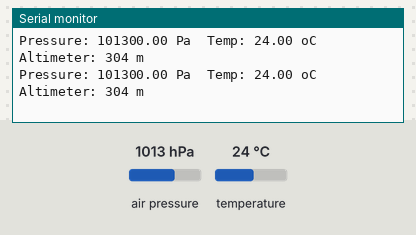
Bench run of a sketch on a simulated Arduino Uno, built with avr-gcc and run on an emulated ATmega328P. Parts: the last lines printed to the serial monitor. The test bench sets the inputs (shaded band); at power-on: air pressure 1013 hPa, temperature 24 °C.

Above: at 1.2 s.
1.3 s: air pressure set to 952 hPa
At 1.37 s:
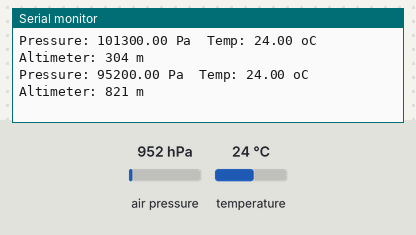
4.3 s: air pressure set to 1000 hPa
At 4.35 s:
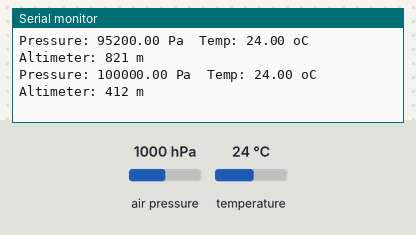
7.3 s: air pressure set to 975 hPa
At 7.32 s:
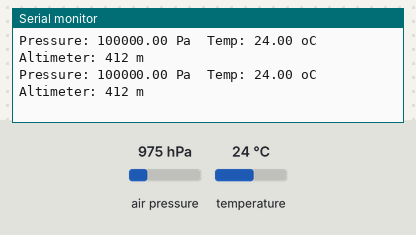
10.3 s: air pressure set to 1025 hPa
At 10.35 s:
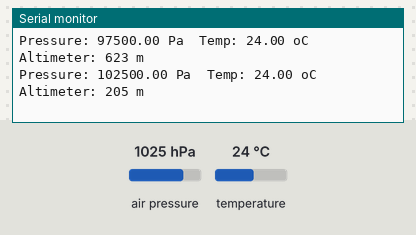
13.3 s: temperature set to 12 °C
At 13.32 s:
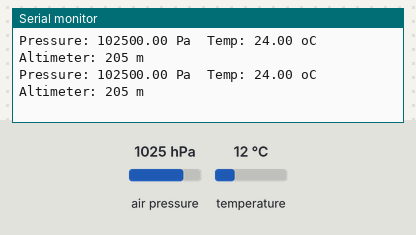
14.8 s: air pressure set to 1048 hPa
At 14.83 s:
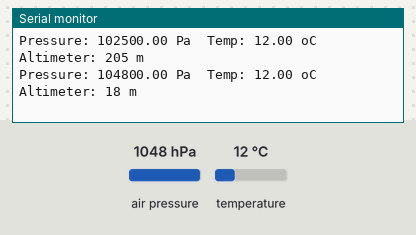
Timing chart, 0 to 17.8 s (numbered marks = the images above; inputs shaded):
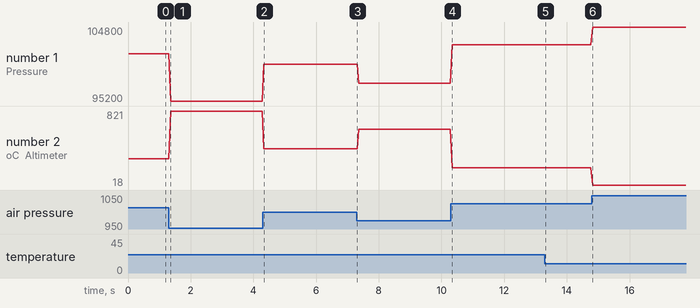

The sketch:

barometer-test.ino
```cpp
#include <Wire.h>
#include "SPI.h" //Why? Because library supports SPI and I2C connection
#include <Adafruit_Sensor.h>
#include "Adafruit_BMP280.h"

//Setup connection of the sensor
Adafruit_BMP280 bmp; // I2C
/*//For SPI connection!
#define BMP_SCK 13
#define BMP_MISO 12
#define BMP_MOSI 11
#define BMP_CS 10
//Adafruit_BMP280 bme(BMP_CS); // hardware SPI
//Adafruit_BMP280 bme(BMP_CS, BMP_MOSI, BMP_MISO,  BMP_SCK);
*/

//Variables
float pressure;    //To store the barometric pressure (Pa)
float temperature;  //To store the temperature (oC)
int altimeter;    //To store the altimeter (m) (you can also use it as a float variable)

void setup() {
  bmp.begin();    //Begin the sensor
    Serial.begin(9600); //Begin serial communication at 9600bps
    Serial.println("Adafruit BMP280 test:");
}

void loop() {
  //Read values from the sensor:
  pressure = bmp.readPressure();
  temperature = bmp.readTemperature();
  altimeter = bmp.readAltitude (1050.35); //Change the "1050.35" to your city current barrometric pressure (https://www.wunderground.com)

  //Print values to serial monitor:
  Serial.print(F("Pressure: "));
    Serial.print(pressure);
    Serial.print(" Pa");
    Serial.print("\t");
    Serial.print(("Temp: "));
    Serial.print(temperature);
    Serial.print(" oC");
  Serial.print("\t");
    Serial.print("Altimeter: ");
    Serial.print(altimeter); // this should be adjusted to your local forcase
    Serial.println(" m");
    delay(50);
}
```

Measured:
- after the input at 1.3 s, the serial monitor: prints a new line after 0.06 s (image 1)
- after the input at 4.3 s, the serial monitor: prints a new line at once (image 2)
- after the input at 10.3 s, the serial monitor: prints a new line at once (image 4)
- after the input at 14.8 s, the serial monitor: prints a new line at once (image 6)
- plotted number 1: 101300 → 95200 after the input at 1.3 s, 95200 → 100000 after the input at 4.3 s, 100000 → 97500 after the input at 7.3 s, 97500 → 102500 after the input at 10.3 s, 102500 → 104800 after the input at 14.8 s
- plotted number 2: 304 → 821 after the input at 1.3 s, 821 → 412 after the input at 4.3 s, 412 → 623 after the input at 7.3 s, 623 → 205 after the input at 10.3 s, 205 → 18 after the input at 14.8 s
